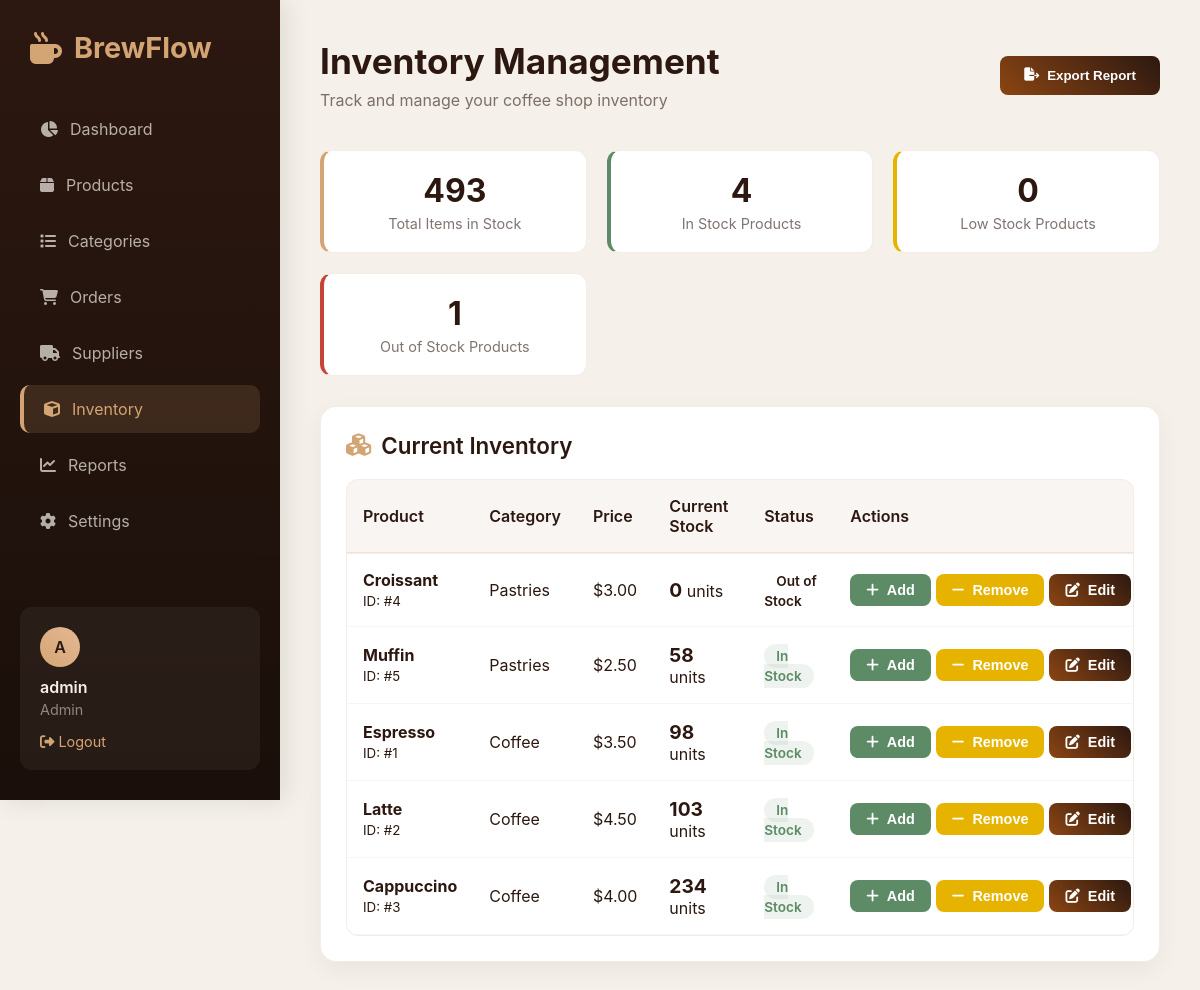
The app's page /inventory.php (signed in) with its own data.
### tables this page shows
CREATE TABLE `Product` (
  `productID` int(11) NOT NULL,
  `name` varchar(100) DEFAULT NULL,
  `description` text DEFAULT NULL,
  `price` decimal(10,2) DEFAULT NULL,
  `categoryID` int(11) DEFAULT NULL,
  `supplierID` int(11) DEFAULT NULL,
  `is_deleted` tinyint(1) DEFAULT 0,
  `is_active` tinyint(1) DEFAULT 1
);

CREATE TABLE `Category` (
  `categoryID` int(11) NOT NULL,
  `name` varchar(100) DEFAULT NULL,
  `description` text DEFAULT NULL,
  `is_active` tinyint(1) DEFAULT 1
);

CREATE TABLE `InventoryItem` (
  `inventoryID` int(11) NOT NULL,
  `productID` int(11) DEFAULT NULL,
  `quantity` int(11) DEFAULT NULL,
  `is_active` tinyint(1) DEFAULT 1
);

### inventory.php (the view, shortened to what this page needs)
<?php
include 'db.php';
$inventory = $conn->query("
    SELECT p.productID, p.name, p.price, c.name as category, i.quantity,
           CASE
               WHEN i.quantity = 0 THEN 'Out of Stock'
               WHEN i.quantity < 10 THEN 'Low Stock'
               ELSE 'In Stock'
           END as status
    FROM Product p
    JOIN InventoryItem i ON p.productID = i.productID
    LEFT JOIN Category c ON p.categoryID = c.categoryID
    WHERE i.is_active = 1
    ORDER BY i.quantity ASC, p.name
");
?>
<!DOCTYPE html>
<html lang="en">
<head>
    <link rel="stylesheet" href="https://cdnjs.cloudflare.com/ajax/libs/font-awesome/6.4.0/css/all.min.css">
    <link rel="stylesheet" href="style.css">
</head>
<body>
    <div class="dashboard-container">
        <?php include 'sidebar.php'; ?>
        <div class="main-content">
            <div class="header">
                <div class="greeting">
                    <h1>Inventory Management</h1>
                    <p>Track and manage your coffee shop inventory</p>
                </div>
                <button class="btn btn-primary" onclick="exportInventory()">
                    <i class="fas fa-file-export"></i> Export Report
                </button>
            </div>
            <div class="inventory-summary">
                <?php
                $stats = $conn->query("
                    SELECT
                        SUM(quantity) as total,
                        SUM(CASE WHEN quantity >= 10 THEN 1 ELSE 0 END) as in_stock,
                        SUM(CASE WHEN quantity < 10 AND quantity > 0 THEN 1 ELSE 0 END) as low_stock,
                        SUM(CASE WHEN quantity = 0 THEN 1 ELSE 0 END) as out_stock
                    FROM InventoryItem
                ")->fetch_assoc();
                ?>
                <div class="summary-card total-stock">
                    <div class="summary-value"><?php echo $stats['total'] ?? 0; ?></div>
                    <div class="summary-label">Total Items in Stock</div>
                </div>
                <div class="summary-card in-stock">
                    <div class="summary-value"><?php echo $stats['in_stock'] ?? 0; ?></div>
                    <div class="summary-label">In Stock Products</div>
                </div>
                <div class="summary-card low-stock">
                    <div class="summary-value"><?php echo $stats['low_stock'] ?? 0; ?></div>
                    <div class="summary-label">Low Stock Products</div>
                </div>
                <div class="summary-card out-stock">
                    <div class="summary-value"><?php echo $stats['out_stock'] ?? 0; ?></div>
                    <div class="summary-label">Out of Stock Products</div>
                </div>
            </div>
            <div class="card">
                <h3 class="section-title">
                    <i class="fas fa-cubes"></i>
                    Current Inventory
                </h3>
                <div class="table-container">
                    <table>
                        <thead>
                            <tr>
                                <th>Product</th>
                                <th>Category</th>
                                <th>Price</th>
                                <th>Current Stock</th>
                                <th>Status</th>
                                <th>Actions</th>
                            </tr>
                        </thead>
                        <tbody>
                            <?php while($item = $inventory->fetch_assoc()):
                                $status_class = strtolower(str_replace(' ', '-', $item['status']));
                            ?>
                                <tr>
                                    <td>
                                        <strong><?php echo htmlspecialchars($item['name']); ?></strong><br>
                                        <small>ID: #<?php echo $item['productID']; ?></small>
                                    </td>
                                    <td><?php echo htmlspecialchars($item['category']); ?></td>
                                    <td>$<?php echo number_format($item['price'], 2); ?></td>
                                    <td>
                                        <strong style="font-size: 1.2rem;"><?php echo $item['quantity']; ?></strong> units
                                    </td>
                                    <td>
                                        <span class="stock-badge badge-<?php echo $status_class; ?>">
                                            <?php echo $item['status']; ?>
                                        </span>
                                    </td>
                                    <td>
                                        <div class="quick-actions-cell">
                                            <button class="btn btn-sm btn-success" onclick="updateStock(<?php echo $item['productID']; ?>, 'add')">
                                                <i class="fas fa-plus"></i> Add
                                            </button>
                                            <button class="btn btn-sm btn-warning" onclick="updateStock(<?php echo $item['productID']; ?>, 'subtract')">
                                                <i class="fas fa-minus"></i> Remove
                                            </button>
                                            <button class="btn btn-sm btn-primary" onclick="updateStock(<?php echo $item['productID']; ?>, 'set')">
                                                <i class="fas fa-edit"></i> Edit
                                            </button>
                                        </div>
                                    </td>
                                </tr>
                            <?php endwhile; ?>
                        </tbody>
                    </table>
                </div>
            </div>
        </div>
    </div>
</body>
</html>

### sidebar.php (shortened to what this page needs)
<div class="sidebar">
    <div class="logo">
        <i class="fas fa-mug-hot"></i>
        BrewFlow
    </div>
    <nav class="nav-links">
        <?php
        $current_page = basename($_SERVER['PHP_SELF']);
        ?>
        <a href="dashboard.php" class="nav-item <?php echo $current_page == 'dashboard.php' ? 'active' : ''; ?>">
            <i class="fas fa-chart-pie"></i>
            Dashboard
        </a>
        <a href="products.php" class="nav-item <?php echo $current_page == 'products.php' ? 'active' : ''; ?>">
            <i class="fas fa-box"></i>
            Products
        </a>
        <a href="categories.php" class="nav-item <?php echo $current_page == 'categories.php' ? 'active' : ''; ?>">
            <i class="fas fa-list"></i>
            Categories
        </a>
         <a href="orders.php" class="nav-item <?php echo $current_page == 'orders.php' ? 'active' : ''; ?>">
            <i class="fas fa-shopping-cart"></i>
            Orders
        </a>
        <a href="suppliers.php" class="nav-item <?php echo $current_page == 'suppliers.php' ? 'active' : ''; ?>">
            <i class="fas fa-truck"></i>
            Suppliers
        </a>
        <a href="inventory.php" class="nav-item <?php echo $current_page == 'inventory.php' ? 'active' : ''; ?>">
            <i class="fas fa-cube"></i>
            Inventory
        </a>
        <a href="reports.php" class="nav-item <?php echo $current_page == 'reports.php' ? 'active' : ''; ?>">
            <i class="fas fa-chart-line"></i>
            Reports
        </a>
        <a href="settings.php" class="nav-item <?php echo $current_page == 'settings.php' ? 'active' : ''; ?>">
            <i class="fas fa-cog"></i>
            Settings
        </a>
    </nav>
    <div class="user-info">
        <div class="user-avatar">
            <?php echo strtoupper(substr($_SESSION['user'] ?? 'A', 0, 1)); ?>
        </div>
        <div style="color: var(--light); font-weight: 600;">
            <?php echo htmlspecialchars($_SESSION['user'] ?? 'Administrator'); ?>
        </div>
        <div style="color: rgba(245,241,234,0.5); font-size: 0.9rem; margin-top: 4px;">
            <?php echo ucfirst(htmlspecialchars($_SESSION['role'] ?? 'Admin')); ?>
        </div>
        <a href="logout.php" style="display: block; margin-top: 15px; color: var(--accent); font-size: 0.9rem; text-decoration: none;">
            <i class="fas fa-sign-out-alt"></i> Logout
        </a>
    </div>
</div>

### style.css (style rules this page uses)
:root { --primary: #2C1810; --secondary: #8B4513; --accent: #D4A574; --light: #F5F1EA; --dark: #1A0F0A; --success: #5D8B66; --warning: #E6B400; --error: #C44536; --info: #4299E1; }
* { margin: 0; padding: 0; box-sizing: border-box; }
body { font-family: 'Inter', -apple-system, BlinkMacSystemFont, sans-serif; background: var(--light); color: var(--primary); min-height: 100vh; }
.dashboard-container { display: grid; grid-template-columns: 280px 1fr; min-height: 100vh; }
.sidebar { background: linear-gradient(180deg, var(--primary) 0%, var(--dark) 100%); padding: 30px 20px; position: sticky; top: 0; height: 100vh; box-shadow: 5px 0 25px rgba(0,0,0,0.1); z-index: 100; }
.logo { display: flex; align-items: center; gap: 12px; color: var(--accent); font-size: 1.8rem; font-weight: 700; margin-bottom: 40px; padding: 0 10px; }
.logo i { font-size: 2rem; }
.nav-links { display: flex; flex-direction: column; gap: 8px; }
.nav-item { display: flex; align-items: center; gap: 12px; padding: 14px 20px; color: rgba(245,241,234,0.7); text-decoration: none; border-radius: 10px; transition: all 0.3s ease; }
.nav-item.active { background: rgba(212,165,116,0.15); color: var(--accent); border-left: 4px solid var(--accent); }
.user-info { position: absolute; bottom: 30px; left: 20px; right: 20px; padding: 20px; background: rgba(255,255,255,0.05); border-radius: 12px; }
.user-avatar { width: 40px; height: 40px; background: linear-gradient(45deg, var(--accent), #E6B894); border-radius: 50%; display: flex; align-items: center; justify-content: center; font-weight: 600; color: var(--primary); margin-bottom: 10px; }
.main-content { padding: 40px; overflow-y: auto; }
.header { display: flex; justify-content: space-between; align-items: center; margin-bottom: 40px; }
.greeting h1 { font-size: 2.2rem; color: var(--primary); margin-bottom: 8px; }
.greeting p { color: rgba(44,24,16,0.6); font-size: 1rem; }
.section-title { font-size: 1.4rem; font-weight: 600; color: var(--primary); margin-bottom: 20px; display: flex; align-items: center; gap: 10px; }
.section-title i { color: var(--accent); }
.card { background: white; border-radius: 16px; padding: 25px; box-shadow: 0 8px 25px rgba(0,0,0,0.05); border: 1px solid rgba(139,69,19,0.1); margin-bottom: 25px; }
.btn { padding: 12px 24px; border: none; border-radius: 8px; font-weight: 600; cursor: pointer; transition: all 0.3s ease; display: inline-flex; align-items: center; gap: 8px; }
.btn-primary { background: linear-gradient(45deg, var(--secondary), var(--primary)); color: white; }
.btn-success { background: var(--success); color: white; }
.btn-warning { background: var(--warning); color: white; }
.btn-sm { padding: 8px 16px; font-size: 0.9rem; }
.table-container { overflow-x: auto; border-radius: 12px; border: 1px solid rgba(139,69,19,0.1); }
table { width: 100%; border-collapse: collapse; min-width: 800px; }
th { background: rgba(139,69,19,0.05); padding: 16px; text-align: left; font-weight: 600; color: var(--primary); border-bottom: 2px solid rgba(139,69,19,0.1); }
td { padding: 16px; border-bottom: 1px solid rgba(139,69,19,0.05); }

### inventory.php (style rules this page uses)
.inventory-summary { display: grid; grid-template-columns: repeat(auto-fit, minmax(200px, 1fr)); gap: 20px; margin-bottom: 30px; }
.summary-card { background: white; border-radius: 12px; padding: 20px; text-align: center; border: 1px solid rgba(139,69,19,0.1); }
.summary-value { font-size: 2rem; font-weight: 700; color: var(--primary); margin-bottom: 5px; }
.summary-label { color: rgba(44,24,16,0.6); font-size: 0.9rem; }
.in-stock { border-left: 4px solid var(--success); }
.low-stock { border-left: 4px solid var(--warning); }
.out-stock { border-left: 4px solid var(--error); }
.total-stock { border-left: 4px solid var(--accent); }
.stock-badge { padding: 4px 12px; border-radius: 20px; font-size: 0.85rem; font-weight: 600; }
.badge-in-stock { background: rgba(93,139,102,0.1); color: var(--success); }
.quick-actions-cell { display: flex; gap: 5px; }

### records on screen
product: name "Croissant", productID "4", categoryID.name "Pastries", price "3.00", inventoryitem.quantity "0", status "Out of Stock"
product: name "Muffin", productID "5", categoryID.name "Pastries", price "2.50", inventoryitem.quantity "58", status "In Stock"
product: name "Espresso", productID "1", categoryID.name "Coffee", price "3.50", inventoryitem.quantity "98", status "In Stock"
product: name "Latte", productID "2", categoryID.name "Coffee", price "4.50", inventoryitem.quantity "103", status "In Stock"
product: name "Cappuccino", productID "3", categoryID.name "Coffee", price "4.00", inventoryitem.quantity "234", status "In Stock"

### other values on screen
substr($_SESSION['user'] ?? 'A', 0, 1) "A"
$_SESSION['user'] "admin"
$_SESSION['role'] "Admin"
$stats['total'] "493"
$stats['in_stock'] "4"
$stats['low_stock'] "0"
$stats['out_stock'] "1"
